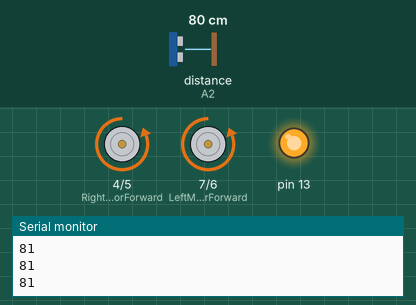
A sketch run on a simulated Arduino Uno, built with avr-gcc and run on an emulated ATmega328P. Shown: motor-driver pin pairs drawn as motors (green arrow = first pin HIGH = forward, orange = second pin HIGH = backward, longer = more drive), output pins drawn as LEDs (lit = HIGH), the last lines printed to the serial monitor. The test bench sets the inputs (shaded band); at power-on: distance to the obstacle (sensor on A2) 80 cm. The echo pulse lasts 58.3 µs per cm; random numbers use the default seed unless the sketch sets one.

Above: at 1.3 s.
1.4 s: distance to the obstacle (sensor on A2) set to 45 cm
2.9 s: distance to the obstacle (sensor on A2) set to 37 cm
At 4.0 s:
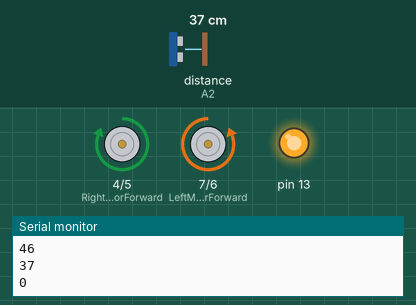
At 4.7 s:
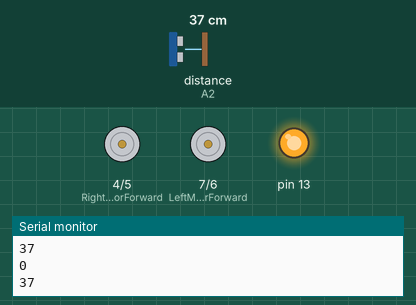
Timing chart, 0 to 11.9 s (numbered marks = the images above; inputs shaded):
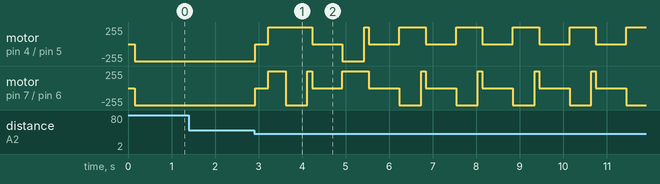

Measured:
- the behaviour switches between 41 and 40 cm on distance to the obstacle (sensor on A2) (found by bisection; images 0 and 1)

The sketch:

Obstacle-Avoiding.ino
```cpp
#include <Servo.h>          //Servo motor library. This is standard library
#include <NewPing.h>        //Ultrasonic sensor function library. You must install this library

//our L298N control pins
const int LeftMotorForward = 7;
const int LeftMotorBackward = 6;
const int RightMotorForward = 4;
const int RightMotorBackward = 5;

//sensor pins
#define trig_pin A1 //analog input 1
#define echo_pin A2 //analog input 2

#define maximum_distance 200
boolean goesForward = false;
int distance = 100;

NewPing sonar(trig_pin, echo_pin, maximum_distance); //sensor function


void setup(){

  pinMode(RightMotorForward, OUTPUT);
  pinMode(LeftMotorForward, OUTPUT);
  pinMode(LeftMotorBackward, OUTPUT);
  pinMode(RightMotorBackward, OUTPUT);

  pinMode(13, OUTPUT);
  digitalWrite(13, HIGH);
  distance = readPing();
  delay(100);

  Serial.begin(9600);

  randomSeed(analogRead(0));

}

void loop(){

  delay(1);

  if (distance <= 40){
    moveStop();
    delay(300);
    moveBackward();
    delay(400);


    int rnd = random(2);
    Serial.println(rnd);

    if (rnd == 1){
      moveStop();
      turnRight();
    } else {
      moveStop();
      turnLeft();
    }

    delay(50);
  }
  else{
    moveForward();
  }

  distance = readPing();
}


int readPing(){
  delay(50);
  int cm = sonar.ping_cm();
  if (cm==0){
    cm=250;
  }

  Serial.println(cm);
  return cm;
}

void moveStop(){

  digitalWrite(RightMotorForward, LOW);
  digitalWrite(LeftMotorForward, LOW);
  digitalWrite(RightMotorBackward, LOW);
  digitalWrite(LeftMotorBackward, LOW);
}

void moveBackward(){ //Trocado com moveForward

  if(!goesForward){

    goesForward=true;

    digitalWrite(LeftMotorForward, HIGH);
    digitalWrite(RightMotorForward, HIGH);

    digitalWrite(LeftMotorBackward, LOW);
    digitalWrite(RightMotorBackward, LOW);
  }
}

void moveForward(){

  goesForward=false;

  digitalWrite(LeftMotorBackward, HIGH);
  digitalWrite(RightMotorBackward, HIGH);

  digitalWrite(LeftMotorForward, LOW);
  digitalWrite(RightMotorForward, LOW);

}

void turnRight(){

  digitalWrite(LeftMotorForward, HIGH);
  digitalWrite(RightMotorBackward, HIGH);

  digitalWrite(LeftMotorBackward, LOW);
  digitalWrite(RightMotorForward, LOW);

  delay(500);

  digitalWrite(LeftMotorForward, HIGH);
  digitalWrite(RightMotorForward, HIGH);

  digitalWrite(LeftMotorBackward, LOW);
  digitalWrite(RightMotorBackward, LOW);


}

void turnLeft(){

  digitalWrite(LeftMotorBackward, HIGH);
  digitalWrite(RightMotorForward, HIGH);

  digitalWrite(LeftMotorForward, LOW);
  digitalWrite(RightMotorBackward, LOW);

  delay(500);

  digitalWrite(LeftMotorForward, HIGH);
  digitalWrite(RightMotorForward, HIGH);

  digitalWrite(LeftMotorBackward, LOW);
  digitalWrite(RightMotorBackward, LOW);
}
```
